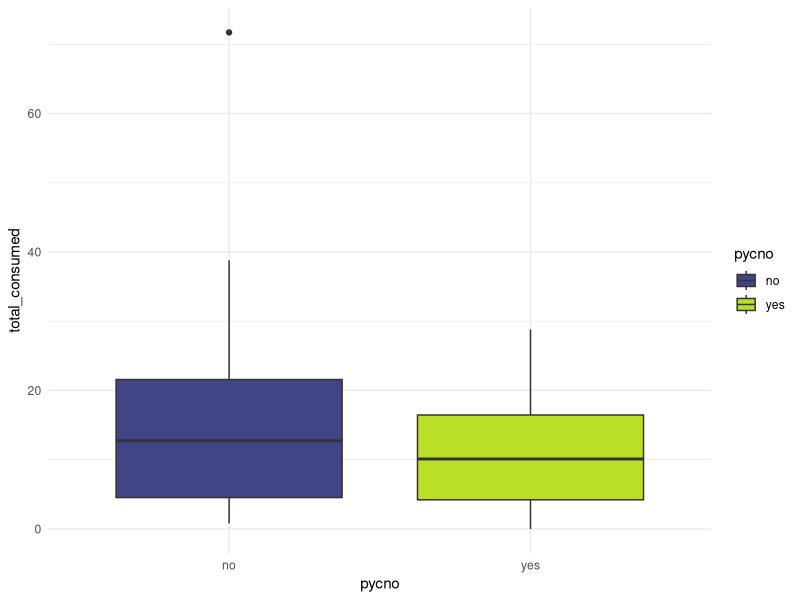
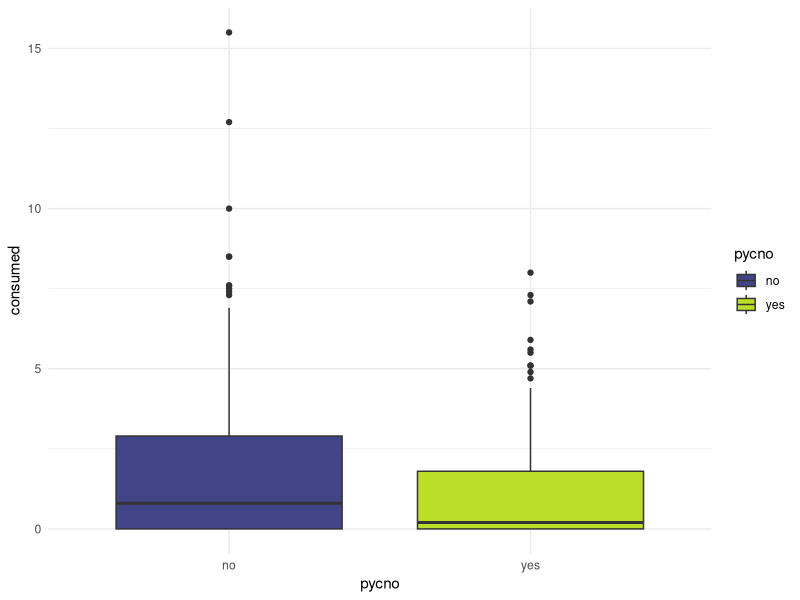
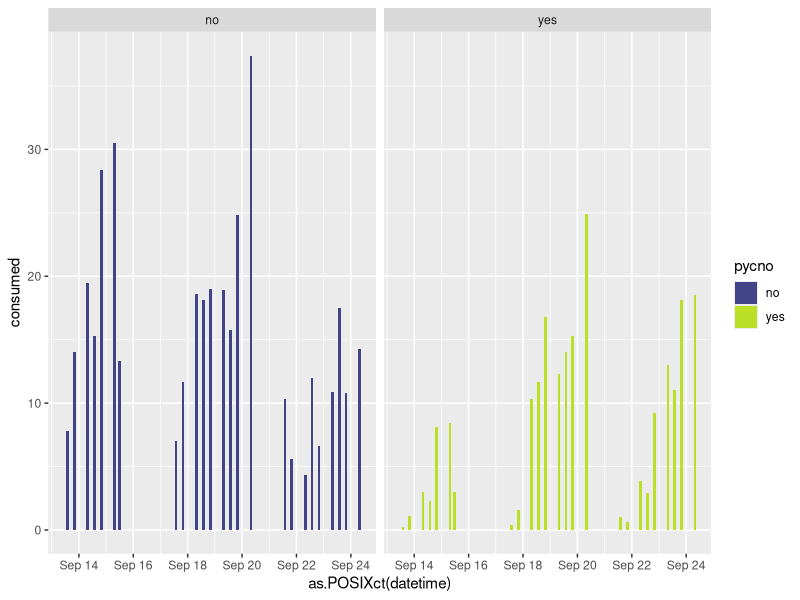
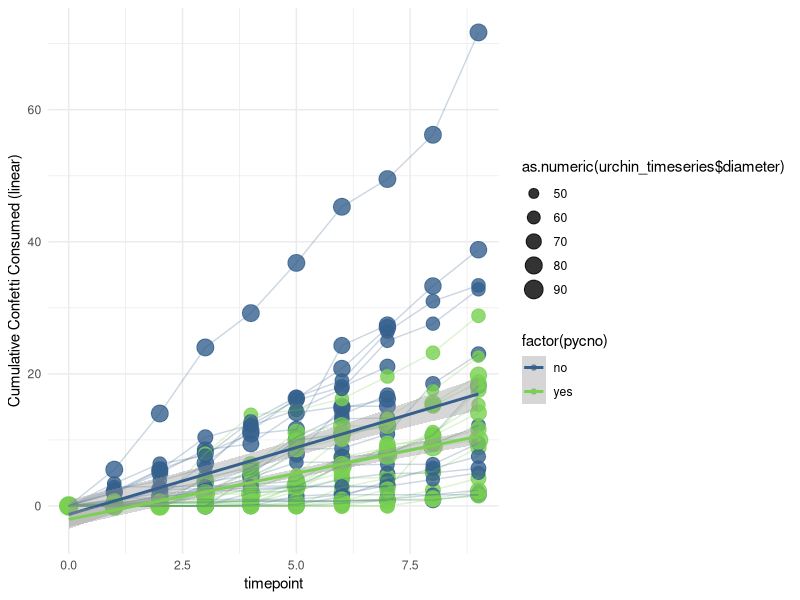
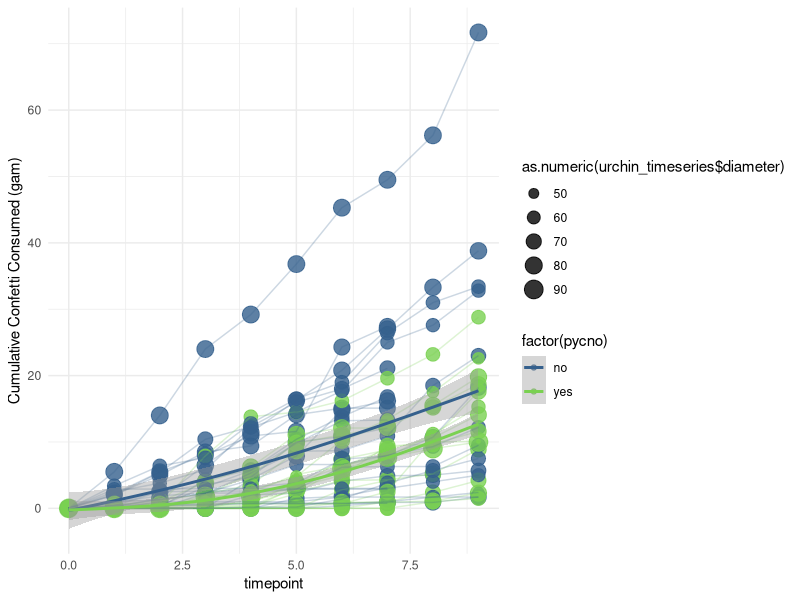
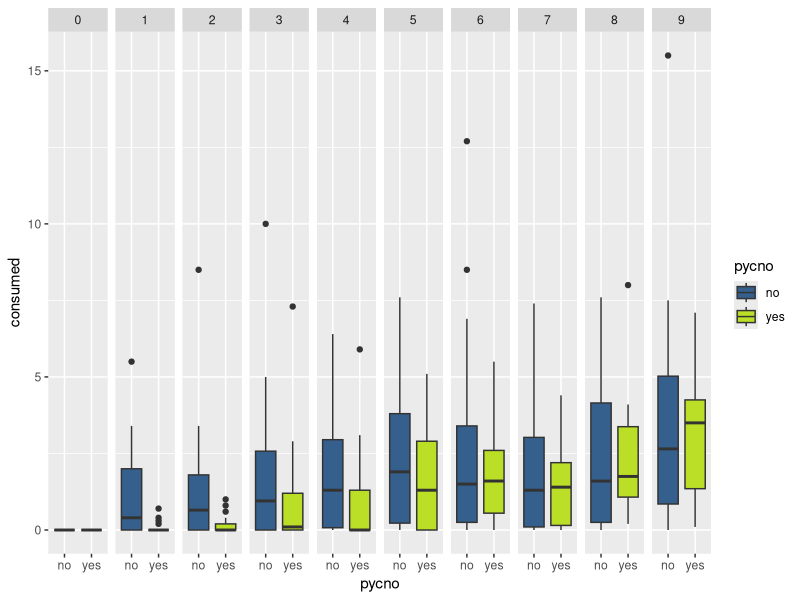

Write the R code that produced these figures, in order.
  #++++++++++++++++++++++++++++++++++++++++++++++++++++++++++++++++++++++++++++++++++
  #                                                                                ##
  # Urchin-Pycno fear feeding trials                                               ##
  # Data are current as of 2020-09-18                                              ##
  # Data source: Ross Whippo - UO/OIMB                                             ##
  # R code prepared by Ross Whippo                                                 ##
  # Last updated 2020-09-18                                                        ##
  #                                                                                ##
  #++++++++++++++++++++++++++++++++++++++++++++++++++++++++++++++++++++++++++++++++++
  
  # SUMMARY:
  
  
  # Required Files (check that script is loading latest version):
  # urchin_fear_feeding_pycno-trial-1.csv
  
  # Associated Scripts:
  # NA
  
  # TO DO 
  
  # +++++++++++++++++++++++++++++++++++++++++++++++++++++++++++++++++++++++++++++++++
  # TABLE OF CONTENTS                                                            ####
  #                                                                                 +
  # RECENT CHANGES TO SCRIPT                                                        +
  # LOAD PACKAGES                                                                   +
  # READ IN AND PREPARE DATA                                                        +
  # MANIPULATE DATA                                                                 +
  #                                                                                 +
  #++++++++++++++++++++++++++++++++++++++++++++++++++++++++++++++++++++++++++++++++++
  
  #++++++++++++++++++++++++++++++++++++++++++++++++++++++++++++++++++++++++++++++++++
  # RECENT CHANGES TO SCRIPT                                                     ####
  #++++++++++++++++++++++++++++++++++++++++++++++++++++++++++++++++++++++++++++++++++
  
  # 2020-09-15 Script created
  
  #++++++++++++++++++++++++++++++++++++++++++++++++++++++++++++++++++++++++++++++++++
  # LOAD PACKAGES                                                                ####
  #++++++++++++++++++++++++++++++++++++++++++++++++++++++++++++++++++++++++++++++++++
  
  library(tidyverse)
  library(viridis)
  
  #++++++++++++++++++++++++++++++++++++++++++++++++++++++++++++++++++++++++++++++++++
  # READ IN AND PREPARE DATA                                                     ####
  #++++++++++++++++++++++++++++++++++++++++++++++++++++++++++++++++++++++++++++++++++
  
  urchin_fear_pycno <- read_csv('Data/urchin_fear_feeding_pycno-trial-1.csv')
  
  #++++++++++++++++++++++++++++++++++++++++++++++++++++++++++++++++++++++++++++++++++
  # MANIPULATE DATA - VISUALIZATIONS                                             ####
  #++++++++++++++++++++++++++++++++++++++++++++++++++++++++++++++++++++++++++++++++++
  
  # mean confetti consumed across all urchins per treatment
  
  # combine trial and bin to prevent combining urchins across trials
  urchin_fear_pycno <- unite(urchin_fear_pycno, 'ID', trial, bin, sep = "_", remove = FALSE)
  
  per_urchin_consumed_total <- urchin_fear_pycno %>%
    group_by(ID, pycno) %>%
    summarise(sum(consumed))
  
  names(per_urchin_consumed_total)[names(per_urchin_consumed_total)=="sum(consumed)"] <- "total_consumed"
  
  
  ggplot(per_urchin_consumed_total, aes(x = pycno, y = total_consumed, fill = pycno)) +
    geom_boxplot() +
    scale_fill_viridis(discrete = TRUE, begin = 0.2, end = 0.9) +
    theme_minimal()
  
  # total consumed per trial
  
  ggplot(urchin_fear_pycno, aes(x = pycno, y = consumed, fill = pycno)) +
    geom_boxplot() +
    scale_fill_viridis(discrete = TRUE, begin = 0.2, end = 0.9) +
    theme_minimal()
  
    # amount consumed per timepoint
  
  urchin_timeseries <- urchin_fear_pycno %>%
    unite("datetime", date:time, sep = " ") 
  
  urchin_timeseries$datetime <- as.POSIXlt(urchin_timeseries$datetime)
  
  ggplot(urchin_timeseries, aes(x = as.POSIXct(datetime), y = consumed, fill = pycno)) +
    geom_col() +
    scale_fill_viridis(discrete = TRUE, begin = 0.2, end = 0.9) +
    facet_wrap(~pycno) 
  
  # cumulative total consumed by time period (only works for one trial)
  
  test <- urchin_timeseries %>%
    group_by(pycno, ID) %>%
    mutate(cc = cumsum(consumed))
  
  # change unknown diameters to 61
  
  urchin_timeseries$diameter <- urchin_timeseries$diameter %>%
    recode("nd" = "61")
  
  ggplot(urchin_timeseries %>%
           group_by(pycno, ID) %>%
           mutate(cc = cumsum(consumed)),
         aes(x = timepoint, y = cc, color = factor(pycno))) + 
    scale_color_viridis(discrete = TRUE, begin = 0.3, end = 0.8) +
    geom_point(aes(size = as.numeric(urchin_timeseries$diameter)), alpha = 0.8) +
    geom_line(aes(group = ID), alpha = 0.25) +
    geom_smooth(method = "lm") +
    theme_minimal() +
    scale_y_continuous(name = "Cumulative Confetti Consumed (linear)")
  
  ggplot(urchin_timeseries %>%
           group_by(pycno, ID) %>%
           mutate(cc = cumsum(consumed)),
         aes(x = timepoint, y = cc, color = factor(pycno))) + 
    scale_color_viridis(discrete = TRUE, begin = 0.3, end = 0.8) +
    geom_point(aes(size = as.numeric(urchin_timeseries$diameter)), alpha = 0.8) +
    geom_line(aes(group = ID), alpha = 0.25) +
    geom_smooth(method = "gam", formula = y ~ s(x, bs = "cs")) +
    theme_minimal() +
    scale_y_continuous(name = "Cumulative Confetti Consumed (gam)")
  
    # mean number of confetti consumed per time point per treatment
  
  ggplot(urchin_timeseries, aes(x = pycno, y = consumed, fill = pycno)) +
    scale_fill_viridis(discrete = TRUE, begin = 0.3, end = 0.9) +
    geom_boxplot() +
    facet_grid(.~timepoint)
      theme_minimal() 
  
  
  
  # total confetti eaten per treatment
  urchin_fear_pycno %>%
    group_by(treatment) %>%
    summarise(sum(consumed))
  
  
  
  
  
  
  ############### SUBSECTION HERE
  
  ####
  #<<<<<<<<<<<<<<<<<<<<<<<<<<END OF SCRIPT>>>>>>>>>>>>>>>>>>>>>>>>#
  
  # SCRATCH PAD ####
